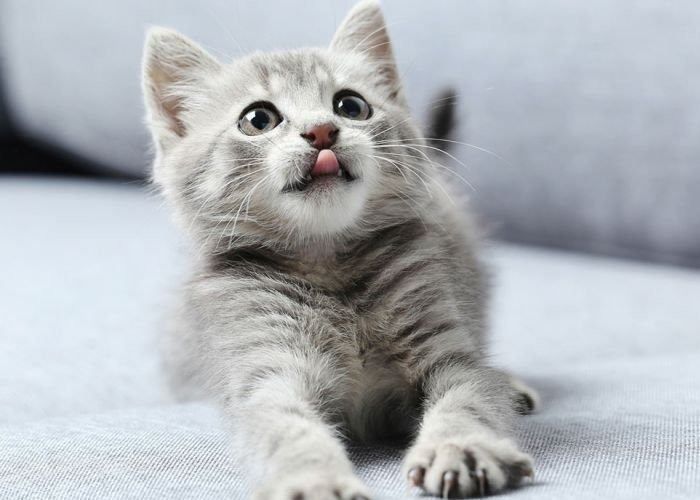
#> input picture Autonoma/Tarea 2/parte 1/images/cat1.jpg, 700 x 500 px
$ python 1-lectura-imagen.py
#> lines starting #> are read from the running program, lines starting #| are printed output that depends on the picture
# -*- coding: utf-8 -*-

from __future__ import print_function
import cv2

"""
 NOTA:
   * Usualmente cuando se muestra la imagen con cv2.imshow se abrirá una nueva
     ventana (pero a veces por defecto no se cambia a la nueva ventana y
     manualmente hay que buscarla). Para cerrar la imagen, presionar cualquier
     tecla.
   * Cuando se muestra la imagen con matplotlib.pyplot.imshow, la imagen se
     carga "inline"

"""

# ============================================================================
# Usando cv2.imshow
# ============================================================================
print("\nUsando cv2.imshow")
print("\nIMPORTANTE: Para cerrar la imagen, presionar cualquier tecla\n")

# Leer una imagen
I = cv2.imread('images/cat1.jpg')
#> I is the input picture: shape (500, 700, 3); mean B, G, R 184.9, 180.4, 176.4
print("Tamaño de la imagen BGR: ", I.shape)
#| Tamaño de la imagen BGR:  (500, 700, 3)

# Mostrar la imagen
# Argumentos de imshow: (Nombre de la ventana, imagen)
cv2.imshow('image', I)
cv2.waitKey(0)
cv2.destroyAllWindows()


# Leer una imagen como si estuviese en escala de grises
# Nota: se puede usar '0' en lugar de cv2.IMREAD_GRAYSCALE
Igray = cv2.imread('images/cat1.jpg', cv2.IMREAD_GRAYSCALE)
#> Igray: shape (500, 700); min 2, max 255, mean 179.7
print("Tamaño de la imagen en gris: ", Igray.shape)
#| Tamaño de la imagen en gris:  (500, 700)

# Mostrar la imagen
cv2.imshow('image gray', Igray)
k = cv2.waitKey(0)
#> (key Esc is pressed here)
# Si se presiona 's' se grabará la imagen usando imwrite
if k==ord('s'):
    cv2.imwrite('catgray.png', Igray)
cv2.destroyAllWindows()


# ============================================================================
# Usando matplotlib.pyplot.imshow
# ============================================================================
print("\nUsando matplotlib.pyplot.imshow:")

# Mostrar con matplotlib
from matplotlib import pyplot as plt
# Convertir de BGR (defecto de opencv) en RGB
Irgb = cv2.cvtColor(I, cv2.COLOR_BGR2RGB)
# Mostrar la imagen
plt.imshow(Irgb, interpolation='bicubic')
# Eliminar las escalas en los ejes (también se puede usar .axis('off'))
plt.xticks([]), plt.yticks([])
plt.show()

# Separar componentes R G B
Ir = Irgb[:,:,0]; Ig = Irgb[:,:,1]; Ib = Irgb[:,:,2]
#> after `Ir = Irgb[:, :, 0]`:
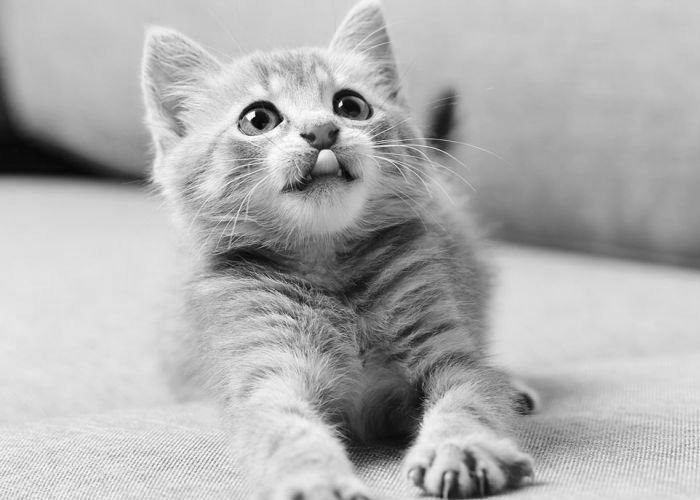
#> Ir: shape (500, 700); min 0, max 255, mean 176.4
#> after `Ib = Irgb[:, :, 2]`:
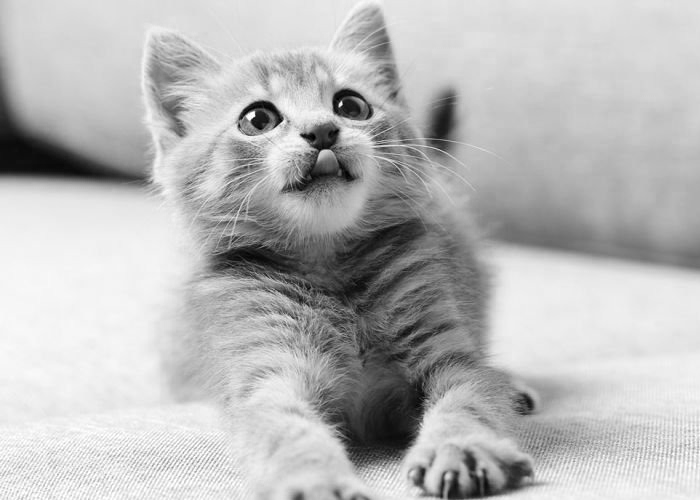
#> Ib: shape (500, 700); min 0, max 255, mean 184.9
# Mostrar imágenes RGB separadas
plt.figure(figsize=(15,15))
plt.subplot(1,3,1)
plt.imshow(Ir, cmap='Reds'); plt.axis('off')
plt.subplot(1,3,2)
plt.imshow(Ir, cmap='Greens'); plt.axis('off')
plt.subplot(1,3,3)
plt.imshow(Ir, cmap='Blues'); plt.axis('off')
plt.show()
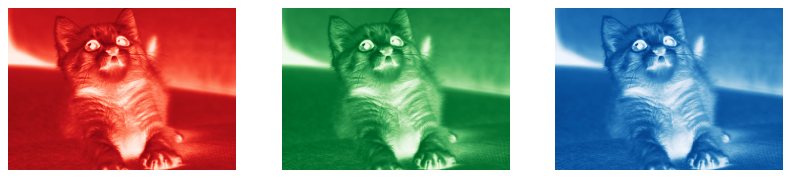
#> figure drawn by matplotlib, 3 panels

$ run again, with Autonoma/Tarea 2/parte 1/images/building.jpg copied over Autonoma/Tarea 2/parte 1/images/cat1.jpg
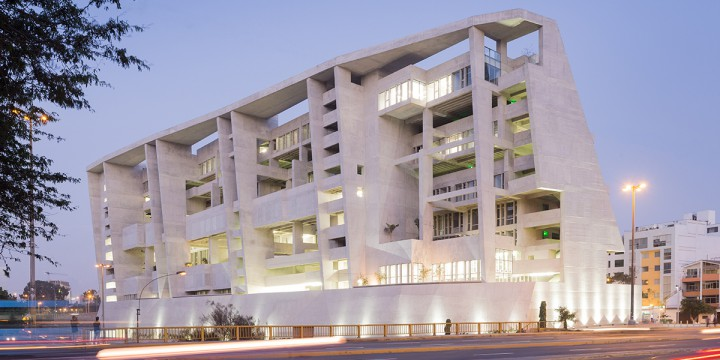
#> input picture Autonoma/Tarea 2/parte 1/images/building.jpg, 720 x 360 px
#> I is the input picture: shape (360, 720, 3); mean B, G, R 165.7, 153.2, 160.1
#| Tamaño de la imagen BGR:  (360, 720, 3)
#| Tamaño de la imagen en gris:  (360, 720)
#> `Ib = Irgb[:, :, 2]`:
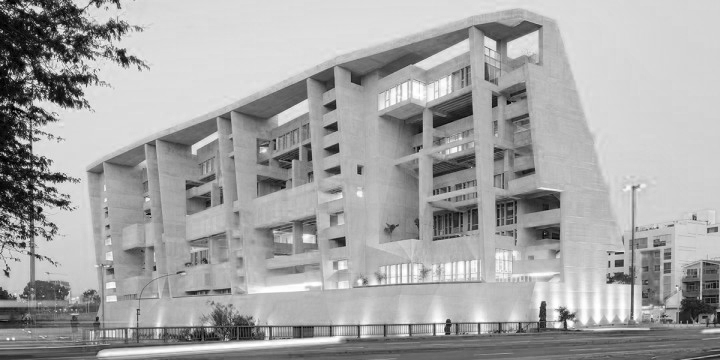
#> Ib: shape (360, 720); min 0, max 255, mean 165.7
#> `plt.show()`:
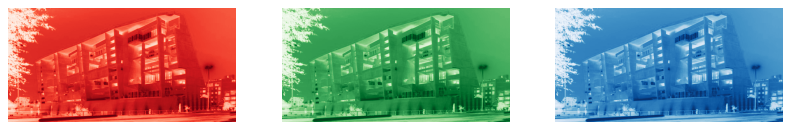
#> figure drawn by matplotlib, 3 panels

$ run again, with Autonoma/Tarea 2/parte 1/images/building2.jpg copied over Autonoma/Tarea 2/parte 1/images/cat1.jpg
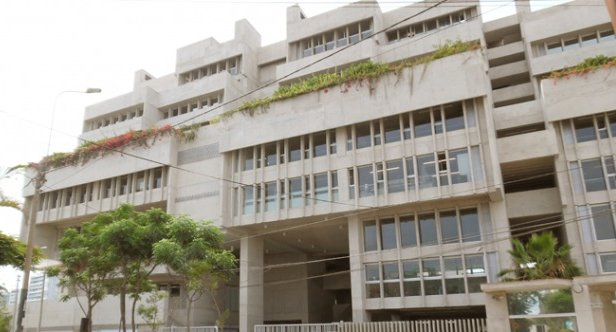
#> input picture Autonoma/Tarea 2/parte 1/images/building2.jpg, 616 x 332 px
#> I is the input picture: shape (332, 616, 3); mean B, G, R 143.4, 155.2, 160.1
#| Tamaño de la imagen BGR:  (332, 616, 3)
#| Tamaño de la imagen en gris:  (332, 616)
#> `Ib = Irgb[:, :, 2]`:
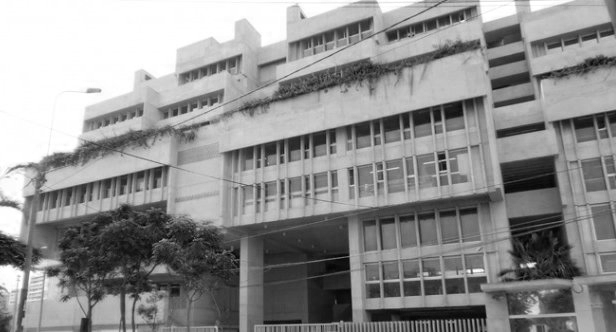
#> Ib: shape (332, 616); min 1, max 255, mean 143.4
#> `plt.show()`:
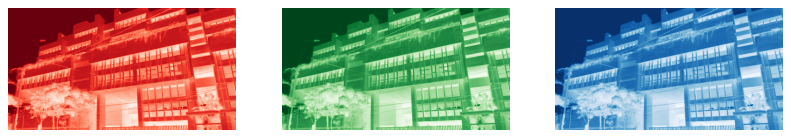
#> figure drawn by matplotlib, 3 panels
